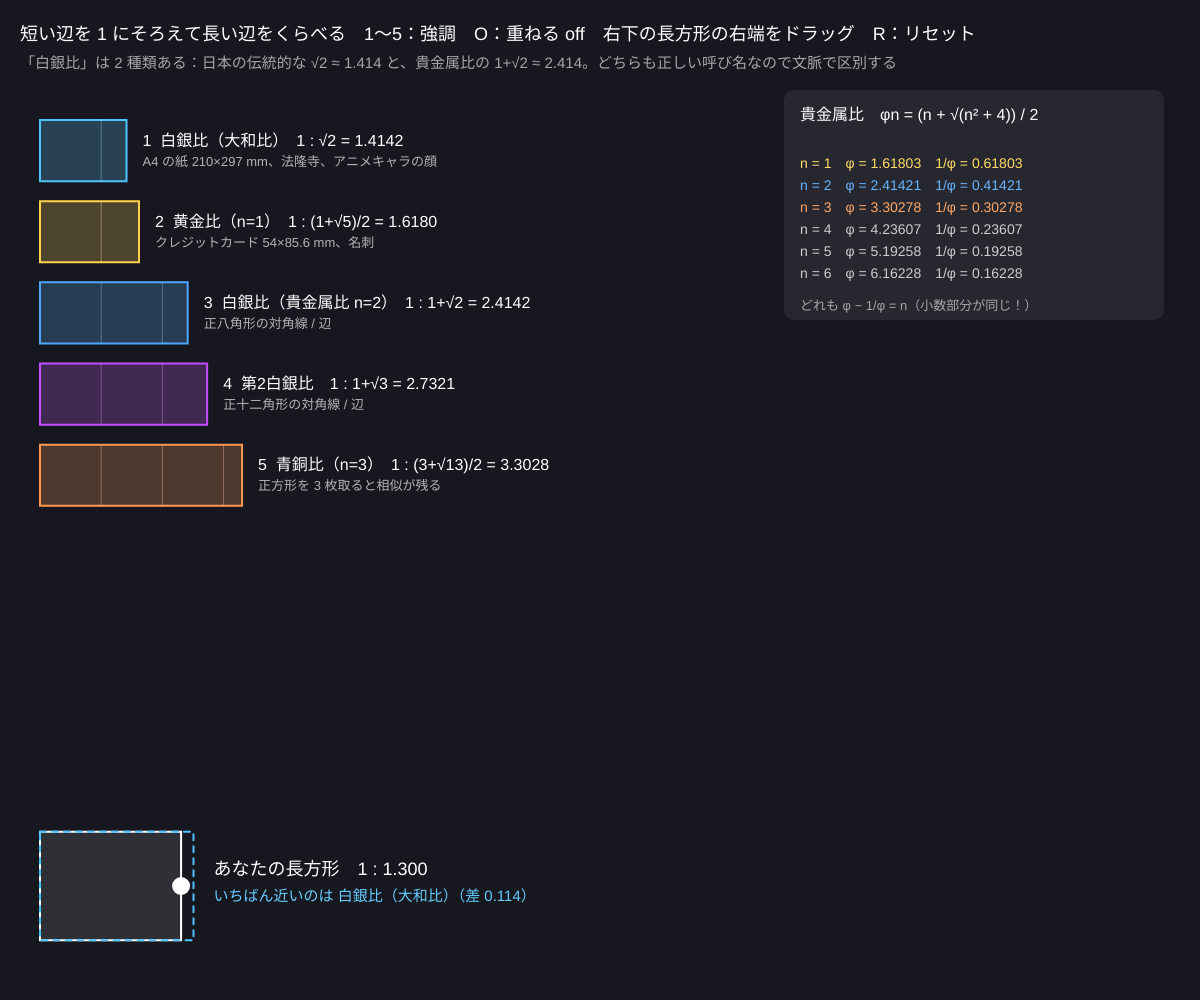
Frame 1 (no input)
Frame 60 (no input): identical to frame 1, image omitted
Frame 120 (the mouse pressed at the canvas centre since frame 60): identical to frame 1, image omitted

The p5.js sketch that drew this single still picture (run headless with seeded random() and noise() and a simulated clock; from frame 60 on, the mouse is pressed at the canvas centre):

// p5.js sketch
// ── sketch.js
// ============================================
// 00 比をくらべる ─ 黄金比・白銀比・青銅比
// 短い辺を 1 にそろえて、長い辺が「何倍か」を並べてくらべる
//   貴金属比 φn = (n + √(n² + 4)) / 2   n=1 黄金比 / n=2 白銀比 / n=3 青銅比
// 日本で「白銀比」と呼ばれる √2（A 判の紙・大和比）は別もの。名前の混乱に注意！
// 右下の自由な長方形の右端をドラッグ / 1〜5 = その比を強調 / O = 重ねて比べる / R = リセット
// ============================================

const RATIOS = [
  { name: '白銀比（大和比）', expr: '√2', v: Math.SQRT2, hue: 200, ex: 'A4 の紙 210×297 mm、法隆寺、アニメキャラの顔' },
  { name: '黄金比（n=1）', expr: '(1+√5)/2', v: (1 + Math.sqrt(5)) / 2, hue: 45, ex: 'クレジットカード 54×85.6 mm、名刺' },
  { name: '白銀比（貴金属比 n=2）', expr: '1+√2', v: 1 + Math.SQRT2, hue: 210, ex: '正八角形の対角線 / 辺' },
  { name: '第2白銀比', expr: '1+√3', v: 1 + Math.sqrt(3), hue: 280, ex: '正十二角形の対角線 / 辺' },
  { name: '青銅比（n=3）', expr: '(3+√13)/2', v: (3 + Math.sqrt(13)) / 2, hue: 25, ex: '正方形を 3 枚取ると相似が残る' },
];

let unit = 120;          // ★ 短い辺の長さ（px）
let freeRatio = 1.3;     // 自由な長方形の比（ドラッグで変わる）
let dragging = false;
let picked = -1;         // 強調している比（-1 = なし）
let overlay = false;     // 重ねて比べるモード

function setup() {
  createCanvas(windowWidth, windowHeight);
  colorMode(HSB, 360, 100, 100, 100);
  textFont('sans-serif');
}

function draw() {
  background(230, 25, 12);
  unit = constrain(min(width / 9, (height - 260) / 7.5), 40, 140);
  let x0 = 40, y0 = 120;

  noStroke();
  fill(0, 0, 100);
  textSize(18);
  text('短い辺を 1 にそろえて長い辺をくらべる　1〜5：強調　O：重ねる ' + (overlay ? 'ON' : 'off') + '　右下の長方形の右端をドラッグ　R：リセット', 20, 40);
  fill(0, 0, 65);
  textSize(15);
  text('「白銀比」は 2 種類ある：日本の伝統的な √2 ≈ 1.414 と、貴金属比の 1+√2 ≈ 2.414。どちらも正しい呼び名なので文脈で区別する', 20, 68);

  // 名前つきの長方形を並べる
  for (let i = 0; i < RATIOS.length; i++) {
    let r = RATIOS[i];
    let y = overlay ? y0 : y0 + i * (unit * 0.62 + 20);
    let h = overlay ? unit * 2 : unit * 0.62;
    let w = h * r.v;
    let on = picked < 0 || picked === i;
    stroke(r.hue, 70, 100, on ? 100 : 25);
    strokeWeight(picked === i ? 4 : 2);
    fill(r.hue, 60, 80, overlay ? 8 : (on ? 30 : 8));
    rect(x0, y, w, h);
    if (!overlay) {
      // 正方形の区切りを薄く（何枚の正方形が入るか）
      stroke(r.hue, 40, 100, on ? 40 : 10);
      strokeWeight(1);
      for (let k = 1; k < r.v; k++) line(x0 + k * h, y, x0 + k * h, y + h);
      noStroke();
      fill(0, 0, 100, on ? 100 : 40);
      textSize(16);
      text((i + 1) + '  ' + r.name + '　1 : ' + r.expr + ' = ' + nf(r.v, 1, 4), x0 + w + 16, y + h * 0.42);
      fill(0, 0, 70, on ? 100 : 40);
      textSize(13);
      text(r.ex, x0 + w + 16, y + h * 0.42 + 20);
    } else {
      noStroke();
      fill(r.hue, 70, 100, on ? 100 : 40);
      textSize(14);
      text(r.expr, x0 + w - 60, y + h + 18 + i * 18);
    }
  }

  // 自由な長方形（ドラッグで比を変える）
  let fy = height - unit * 1.3 - 40, fh = unit * 1.1, fw = fh * freeRatio;
  if (dragging) freeRatio = constrain((mouseX - x0) / fh, 1, 4);
  let near = nearest(freeRatio);
  stroke(0, 0, 100);
  strokeWeight(2);
  fill(0, 0, 100, 10);
  rect(x0, fy, fw, fh);
  // 右端のつまみ
  fill(dragging ? color(50, 90, 100) : color(0, 0, 100));
  noStroke();
  circle(x0 + fw, fy + fh / 2, 18);
  // 近い比の長方形を点線で重ねる
  drawingContext.setLineDash([6, 6]);
  noFill();
  stroke(RATIOS[near].hue, 70, 100);
  rect(x0, fy, fh * RATIOS[near].v, fh);
  drawingContext.setLineDash([]);
  noStroke();
  fill(0, 0, 100);
  textSize(18);
  text('あなたの長方形　1 : ' + nf(freeRatio, 1, 3), x0 + max(fw, fh * RATIOS[near].v) + 20, fy + fh * 0.4);
  fill(RATIOS[near].hue, 60, 100);
  textSize(15);
  text('いちばん近いのは ' + RATIOS[near].name + '（差 ' + nf(abs(freeRatio - RATIOS[near].v), 1, 3) + '）', x0 + max(fw, fh * RATIOS[near].v) + 20, fy + fh * 0.4 + 26);

  drawFormulaPanel();
}

// 貴金属比の式と数値の表（右上）
function drawFormulaPanel() {
  let px = width - 400, py = 120;
  if (px < unit * 5) return; // 画面がせまいときは省略
  noStroke();
  fill(0, 0, 100, 7);
  rect(px - 16, py - 30, 380, 230, 10);
  fill(0, 0, 100);
  textSize(16);
  text('貴金属比　φn = (n + √(n² + 4)) / 2', px, py);
  textSize(14);
  for (let n = 1; n <= 6; n++) {
    let v = metallic(n);
    fill(n === 1 ? 45 : n === 2 ? 210 : n === 3 ? 25 : 0, n <= 3 ? 60 : 0, n <= 3 ? 100 : 80);
    text('n = ' + n + '　φ = ' + nf(v, 1, 5) + '　1/φ = ' + nf(1 / v, 1, 5), px, py + 26 + n * 22);
  }
  fill(0, 0, 65);
  textSize(13);
  text('どれも φ − 1/φ = n（小数部分が同じ！）', px, py + 190);
}

function nearest(v) {
  let best = 0;
  for (let i = 1; i < RATIOS.length; i++) if (abs(RATIOS[i].v - v) < abs(RATIOS[best].v - v)) best = i;
  return best;
}

function mousePressed() {
  let fy = height - unit * 1.3 - 40, fh = unit * 1.1;
  if (mouseY > fy - 20 && mouseY < fy + fh + 20 && abs(mouseX - (40 + fh * freeRatio)) < 40) dragging = true;
}
function mouseReleased() { dragging = false; }

function keyPressed() {
  if (key >= '1' && key <= '5') { let i = int(key) - 1; picked = picked === i ? -1 : i; }
  if (key === 'o' || key === 'O') overlay = !overlay;
  if (key === 'r' || key === 'R') { freeRatio = 1.3; picked = -1; overlay = false; }
}

function windowResized() { resizeCanvas(windowWidth, windowHeight); }

// ---------- やってみよう ----------
// 1. 定規で手元の紙・カード・スマホの縦横を測って、どの比に近いか自由な長方形で確かめよう
// 2. 表の 1/φ の小数部分と φ の小数部分を見くらべよう。なぜ同じになる？（φ² = nφ + 1 を φ で割る）
// 3. RATIOS に「1 : 1.5（3:2 の写真）」「1 : 16/9（テレビ）」を足してみよう
// 4. n = 4, 5 の貴金属比の長方形も並べてみよう（metallic(4) を使う）

// ---------- 道具 ----------
// n 番目の貴金属比
function metallic(n) { return (n + Math.sqrt(n * n + 4)) / 2; }
